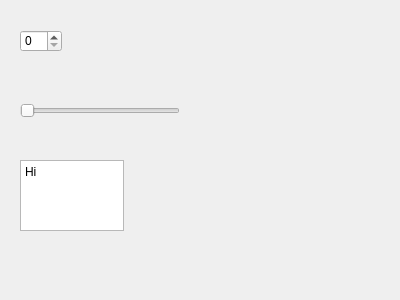
<?xml version="1.0" encoding="UTF-8"?>
<ui version="4.0">
 <class>TargetWidget</class>
 <widget class="QWidget" name="TargetWidget">
  <property name="geometry">
   <rect>
    <x>0</x>
    <y>0</y>
    <width>400</width>
    <height>300</height>
   </rect>
  </property>
  <property name="windowTitle">
   <string>Form</string>
  </property>
  <widget class="QSpinBox" name="spinBox">
   <property name="geometry">
    <rect>
     <x>20</x>
     <y>30</y>
     <width>42</width>
     <height>22</height>
    </rect>
   </property>
  </widget>
  <widget class="QSlider" name="horizontalSlider">
   <property name="geometry">
    <rect>
     <x>20</x>
     <y>100</y>
     <width>160</width>
     <height>22</height>
    </rect>
   </property>
   <property name="orientation">
    <enum>Qt::Orientation::Horizontal</enum>
   </property>
  </widget>
  <widget class="QTextEdit" name="textEdit">
   <property name="geometry">
    <rect>
     <x>20</x>
     <y>160</y>
     <width>104</width>
     <height>71</height>
    </rect>
   </property>
   <property name="html">
    <string>&lt;!DOCTYPE HTML PUBLIC &quot;-//W3C//DTD HTML 4.0//EN&quot; &quot;http://www.w3.org/TR/REC-html40/strict.dtd&quot;&gt;
&lt;html&gt;&lt;head&gt;&lt;meta name=&quot;qrichtext&quot; content=&quot;1&quot; /&gt;&lt;meta charset=&quot;utf-8&quot; /&gt;&lt;style type=&quot;text/css&quot;&gt;
p, li { white-space: pre-wrap; }
hr { height: 1px; border-width: 0; }
li.unchecked::marker { content: &quot;\2610&quot;; }
li.checked::marker { content: &quot;\2612&quot;; }
&lt;/style&gt;&lt;/head&gt;&lt;body style=&quot; font-family:'맑은 고딕'; font-size:9pt; font-weight:400; font-style:normal;&quot;&gt;
&lt;p style=&quot; margin-top:0px; margin-bottom:0px; margin-left:0px; margin-right:0px; -qt-block-indent:0; text-indent:0px;&quot;&gt;Hi&lt;/p&gt;&lt;/body&gt;&lt;/html&gt;</string>
   </property>
  </widget>
 </widget>
 <resources/>
 <connections/>
</ui>
